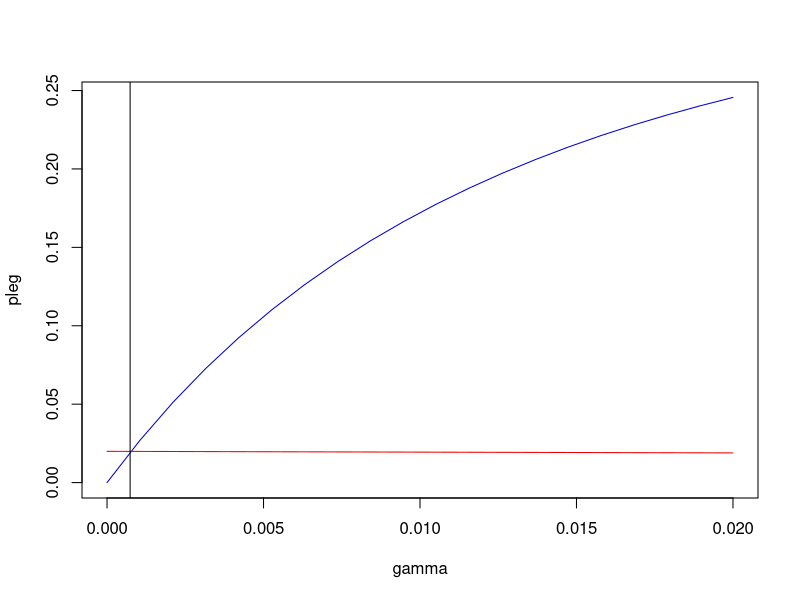

Reproduce this figure in R.
##### QRM Chapter 10 - Calibrating a CDS for fixed hazard rate

## General Inputs into CDS:
delta.t <- 0.25 # Quarterly premium payments by protection buyer (t in years)
N <- 20 # Total number of payments for a contract
r <- 0.02 # Risk free rate
x.star <- 0.0042 # Swap Spread 
delta.LGD <- 0.6 # Loss Given Default percentage where notional equals 1

## CDS Leg Calculations:
premium.pmts <- function(gamma,x.star,N,delta.t,r)
  {
  k = 1:N
  x.star*sum(exp(-r*k*delta.t)*delta.t*exp(-gamma*k*delta.t))
} # Calculates the total discounted premium payments

premium.pmts(.04, .0042, 20, 0.25, .02) # Using above inputs and assuming a 4% 
# hazard rate total discounted cash flows made by protection buyer is 0.018 or 
# 1.8% value of the reference entity.

gamma <- seq(from = 0, to = 0.02, length  = 20) # 20 fixed values of hazard rate
pleg <- rep(NA, length(gamma)) # Premium leg dummy vector to be filled with values
# from the below for-loop

for(i in 1:length(gamma))
  {
  pleg[i] <- premium.pmts(gamma[i],x.star, N, delta.t, r)
} # Runs various inputs of gamma into the pricing equation


default.pmt <- function(gamma,delta.LGD,N,delta.t,r)
  {
  delta.LGD*gamma*exp(-(r+gamma)*N*delta.t)/(r+gamma)
} # Function calculates the default leg of the CDS

default.pmt(.02, .6, 20, .25, .02) # Function test


dleg <- rep(NA, length(gamma)) # dummy default leg vector
for(i in 1:length(gamma))
  {
  dleg[i] <- default.pmt(gamma[i], delta.LGD, N, delta.t, r)
} # Fills dummy d-leg vector with the values in of gamma vector


plot(gamma, pleg, ylim = range(dleg,pleg), type = "n")
lines(gamma, dleg, col = "blue3")
lines(gamma, pleg, col = "red2")


root.function <- function(gamma,x.star,N,delta.t,r,delta.LGD)
{
  premium.pmts(gamma,x.star,N,delta.t,r) - default.pmt(gamma,delta.LGD,N,delta.t,r)
}
tail(gamma)

tmp <- uniroot(root.function, interval = c(0,0.02), x.star = x.star, 
               N = N, delta.t = delta.t, r = r, delta.LGD = delta.LGD) 
abline(v = tmp$root)
